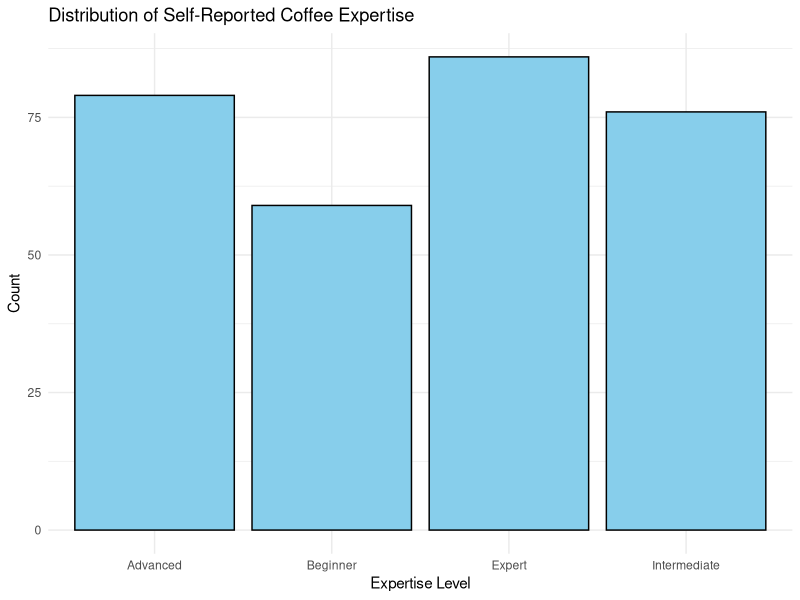
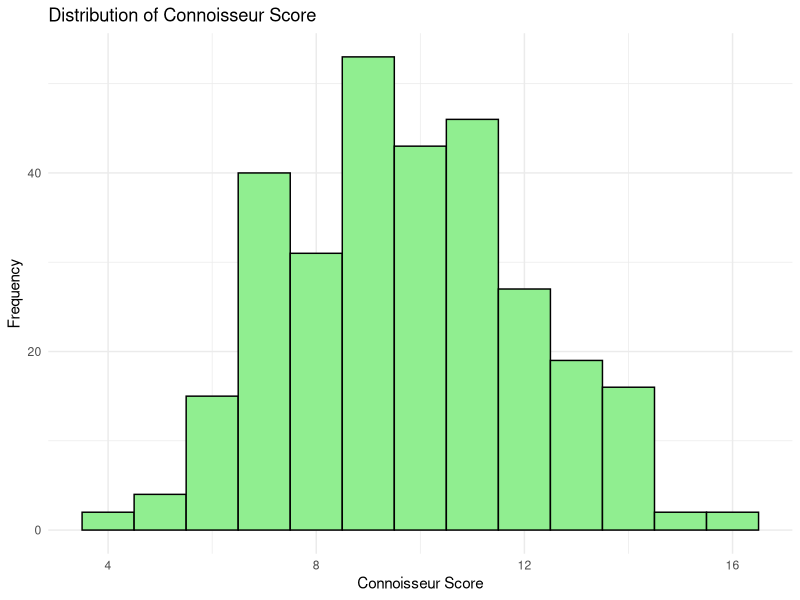
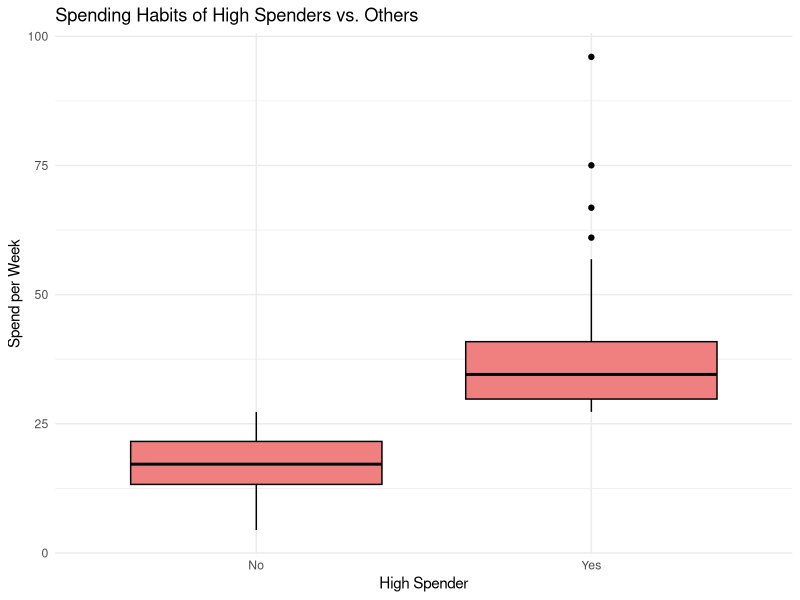

These figures' R source, in order:
# Load necessary libraries
library(ggplot2)
library(dplyr)  # For data manipulation

# Load the dataset
coffee_data <- read.csv("coffee_data_complete.csv")

# --- Option A: Use the self-reported 'expertise_level' ---

# Bar chart of expertise levels
plot_a <- ggplot(coffee_data, aes(x = expertise_level)) +
  geom_bar(fill = "skyblue", color = "black") +
  labs(title = "Distribution of Self-Reported Coffee Expertise",
       x = "Expertise Level", y = "Count") +
  theme_minimal()

# Save the plot
ggsave("challenge3_plot_a.png", plot_a)

# --- Option B: Create a 'connoisseur score' ---

# Assign scores to different levels of each factor
brewing_method_scores <- c("Drip" = 1, "French press" = 3, "Espresso machine" = 4, "Pour over" = 5, "Pod machine" = 1, "Instant" = 1, "Other" = 2)
sugar_preference_scores <- c("None" = 4, "Little" = 3, "Moderate" = 2, "A lot" = 1)
main_reason_scores <- c("Taste" = 4, "Energy boost" = 1, "Social habit" = 2, "Routine/habit" = 3)
roast_preference_scores <- c("Light" = 3, "Medium" = 2, "Dark" = 1)  # Assuming connoisseurs prefer lighter roasts

# Calculate the connoisseur score
coffee_data <- coffee_data %>%
  mutate(
    brewing_score = brewing_method_scores[brewing_method],
    sugar_score = sugar_preference_scores[sugar_preference],
    reason_score = main_reason_scores[main_reason],
    roast_score = roast_preference_scores[roast_preference],
    connoisseur_score = brewing_score + sugar_score + reason_score + roast_score
  )

# Histogram of the connoisseur score
plot_b <- ggplot(coffee_data, aes(x = connoisseur_score)) +
  geom_histogram(binwidth = 1, fill = "lightgreen", color = "black") +
  labs(title = "Distribution of Connoisseur Score",
       x = "Connoisseur Score", y = "Frequency") +
  theme_minimal()

# Save the plot
ggsave("challenge3_plot_b.png", plot_b)

# --- Option C: Focus on those who spend the most on coffee ---

# Define a threshold for high spenders (e.g., top 25%)
high_spender_threshold <- quantile(coffee_data$spend_per_week, 0.75, na.rm = TRUE)

# Identify high spenders
coffee_data <- coffee_data %>%
  mutate(high_spender = ifelse(spend_per_week >= high_spender_threshold, "Yes", "No"))

# Box plot of spending by high spender status
plot_c <- ggplot(data=subset(coffee_data, !is.na(spend_per_week)), aes(x = high_spender, y = spend_per_week)) +
  geom_boxplot(fill = "lightcoral", color = "black") +
  labs(title = "Spending Habits of High Spenders vs. Others",
       x = "High Spender", y = "Spend per Week") +
  theme_minimal()

# Save the plot
ggsave("challenge3_plot_c.png", plot_c)
